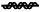

Here is the Python script that generated this plot:

import parasbolv as psv
import matplotlib.pyplot as plt

part_list = []

part_list.append(['Double-Stranded Nucleic Acid', None, None])
part_list.append(['Double-Stranded Nucleic Acid', {'rotation':3.14}, None])
renderer = psv.GlyphRenderer()
construct = psv.Construct(part_list, renderer)

fig, ax, baseline_start, baseline_end, bounds = construct.draw()
ax.plot([baseline_start[0]-1, baseline_end[0]+1], [baseline_start[1], baseline_end[1]], color=(0,0,0), linewidth=1.5, zorder=0)
              
fig.savefig('Double-Stranded Nucleic Acid.pdf', transparent=True, dpi=300)

plt.show()
              
